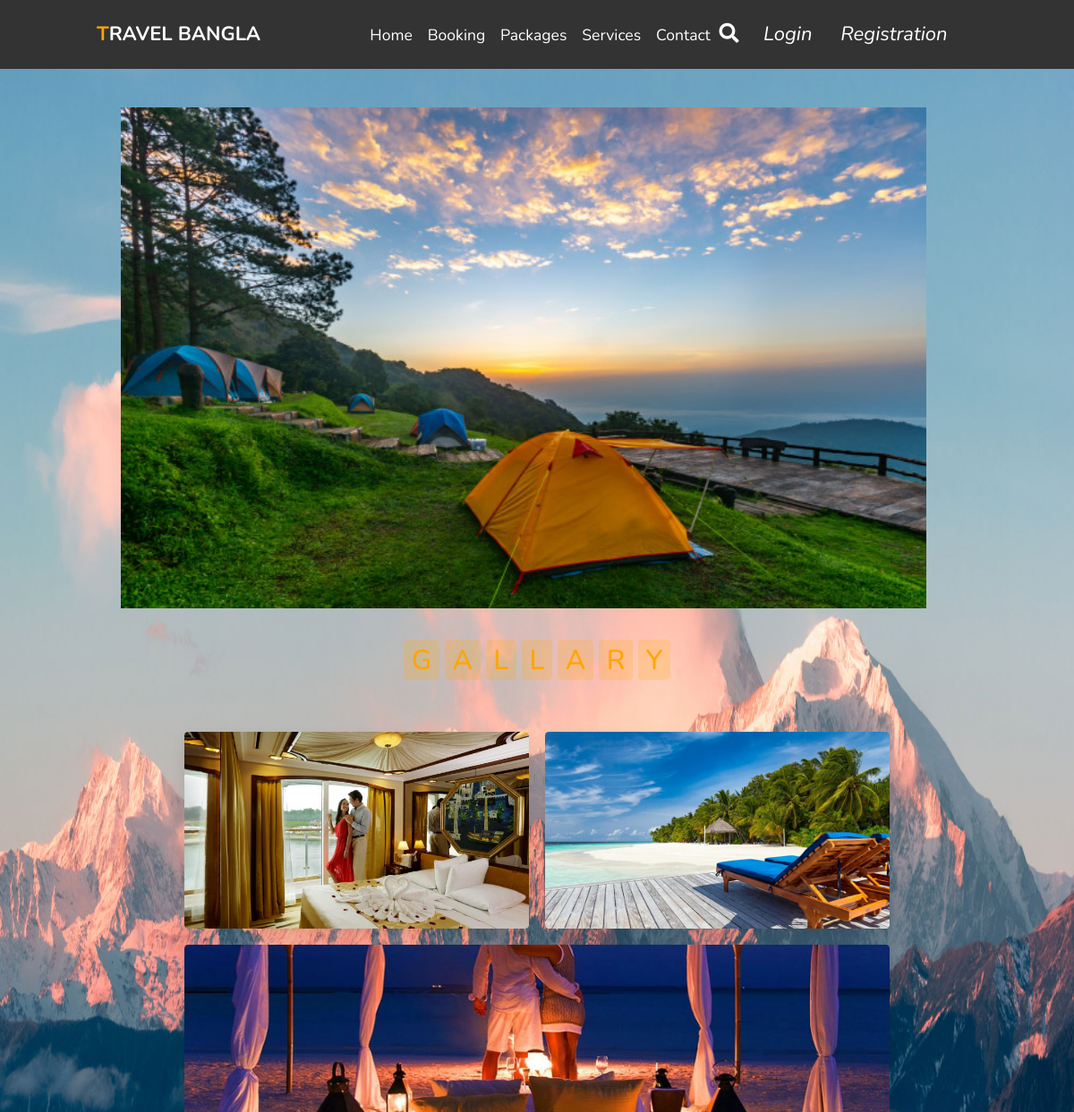
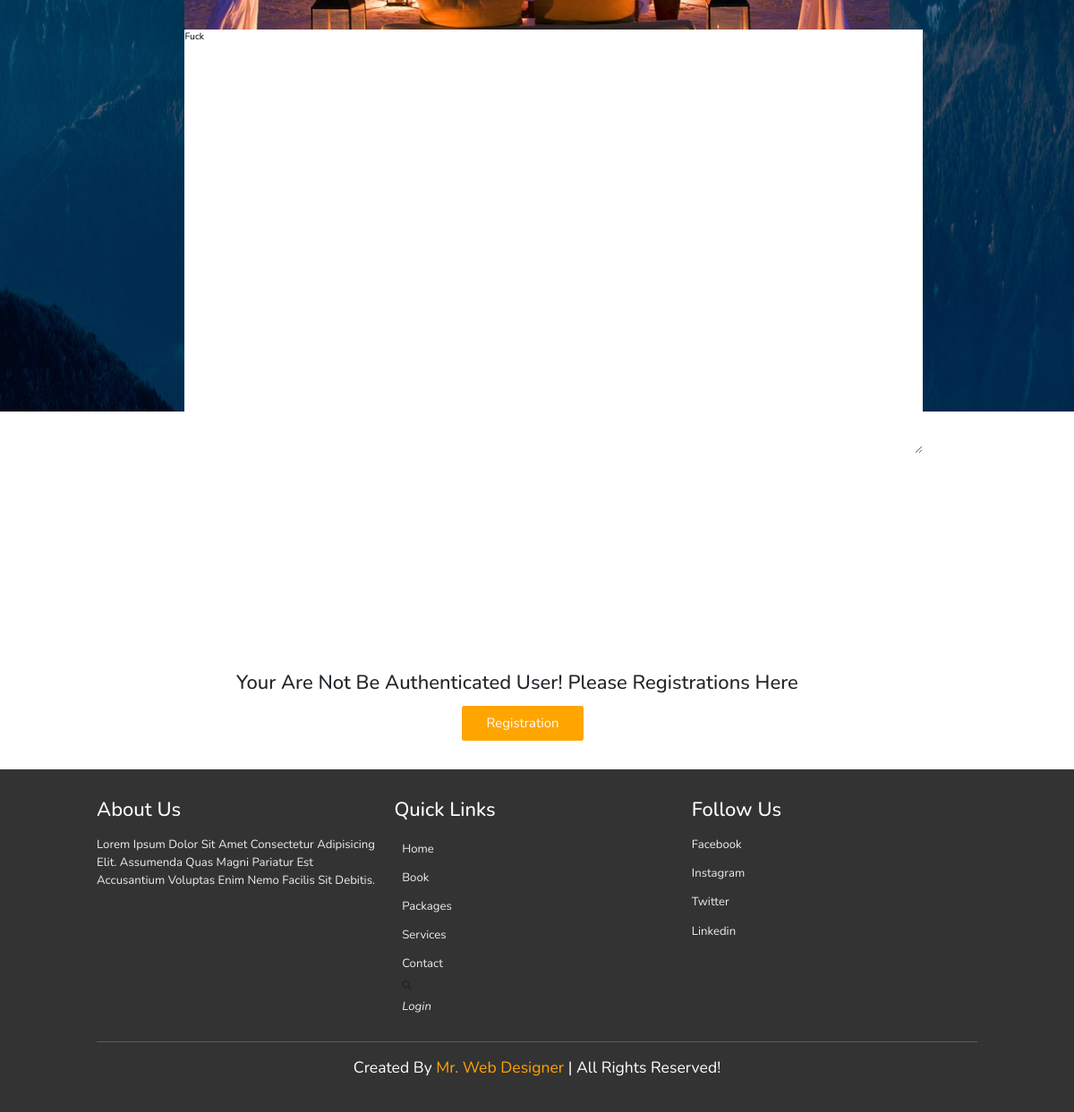
Page /package_details_place/5/ on the committed database (2 pictures, top to bottom).
### home/models.py (models this page shows, shortened)
class Package_Gallery(models.Model):
    package_items = models.ForeignKey(PackageDetail_Place, on_delete=models.CASCADE)
    image1 = models.ImageField(upload_to = "package_gallery", null=True, blank=True)
    image2 = models.ImageField(upload_to = "package_gallery", null=True, blank=True)
    image3 = models.ImageField(upload_to = "package_gallery", null=True, blank=True)
    image4 = models.ImageField(upload_to = "package_gallery", null=True, blank=True)
    image5 = models.ImageField(upload_to = "package_gallery", null=True, blank=True)
    image6 = models.ImageField(upload_to = "package_gallery", null=True, blank=True)

class PackageDetail_Place(models.Model):
    package_item = models.ForeignKey(PackageDetail_S, on_delete=models.CASCADE)
    description = models.TextField(null=True, blank=True)
    image = models.ImageField(upload_to = "images")

### home/views.py (the view)
# urls.py: path('package_details_place/<pk>/',views.package_details_place,name='package_details_place'),
def package_details_place(request,pk):
    package_box = PackageDetail_Place.objects.get(package_item=pk)
    try:
        package_gallery = Package_Gallery.objects.get(package_items=package_box)
    except:
        package_gallery = None
    context = {
        'package_box':package_box,
        'package_gallery' : package_gallery
    }
    return render (request,'packages_details.html',context)

### home/templates/packages_details.html (shortened to what this page needs)
{% extends "base.html" %}
{% load static %}
{% load mathfilters %}
{% block content %}
    <body >
        <div class="about lobster-font-family" style="padding: 10%;">
            <div class="container">
                <div class="image">
                    <img style="height:70vh; width:75vw ; vertical-align: middle ; border-style: none"
                    src="{% static 'images/g-8.jpg' %}" alt="">
                </div>
            </div>
            <section class="packages" id="packages">
              <h1 class="heading">
                  <span>G</span>
                  <span>A</span>
                  <span>L</span>
                  <span>L</span>
                  <span>A</span>
                  <span>R</span>
                  <span>Y</span>
              </h1>
          </section>
<section class="packages" id="packages">
  {% if package_gallery %}
    <div class="box-container">
        <div class="box">
            <img src="{{package_gallery.image1.url}}" alt="">
        </div>
        <div class="box">
          <img src="{{package_gallery.image2.url}}" alt="">
      </div><div class="box">
        <img src="{{package_gallery.image3.url}}" alt="">
      </div>
    </div>
    {% endif %}
      <textarea cols="135" rows="30" readonly>{{package_box.description}}</textarea>
		</div>
    {% if user.is_authenticated %}
    <a href="{% url 'booking_package' package_box.pk %}"><button style="margin-left: 43%;" class="btn">Booking Now</button></a>
    <div>
      <br>
      {% if messages %}
      {% for message in messages %}
       <h1 style="margin-left: 30%"> {{ message }} </h1>
      {% endfor %}
{% endif %}
    </div>
    {% else %}
    <h1 style="margin-left: 22%;">Your are not be Authenticated User! please registrations here </h1>
    <a href="{% url 'register' %}"> <button style="margin-left: 43%;" class="btn">Registration</button></a> </a>
	  {% endif %}
<div class="vc_empty_space"  style="height: 32px" ></div>
     </body>
{% endblock content %}

### home/static/css/style.css (style rules this page uses)
:root { --orange:#ffa500; }
* { font-family: 'Nunito', sans-serif; margin:0; padding:0; box-sizing: border-box; text-transform: capitalize; outline: none; border:none; text-decoration: none; transition: all .2s linear; }
html { font-size: 62.5%; overflow-x: hidden; scroll-padding-top: 6rem; scroll-behavior: smooth; }
section { padding:2rem 9%; }
.heading { text-align: center; padding:2.5rem 0 }
.heading span { font-size: 3.5rem; background:rgba(255, 165, 0,.2); color:var(--orange); border-radius: .5rem; padding:.2rem 1rem; }
.btn { display: inline-block; margin-top: 1rem; background:var(--orange); color:#fff; padding:.8rem 3rem; border:.2rem solid var(--orange); cursor: pointer; font-size: 1.7rem; }
.packages .box-container { display: flex; flex-wrap: wrap; gap:2rem; }
.packages .box-container .box { flex:1 1 30rem; border-radius: .5rem; overflow: hidden; box-shadow: 0 1rem 2rem rgba(0,0,0,.1); }
.packages .box-container .box img { height: 25rem; width:100%; object-fit: cover; }
@media (max-width:1200px) { html { font-size: 55%; } }

### home/templates/packages_details.html (style rules this page uses)
body { font-size: 1.2rem; }
.lobster-font-family { font-family: 'Lobster', cursive;; }
.about { padding-top: 70px; background-image: url(../imgs/bg.jpg); background-size: 100% 90%; background-repeat: no-repeat; margin-bottom: 100px; position: relative; overflow: hidden; }

### rows in the picture
Package_Gallery: image1 (picture), image2 (picture), image3 (picture)
PackageDetail_Place: description "fuck"
